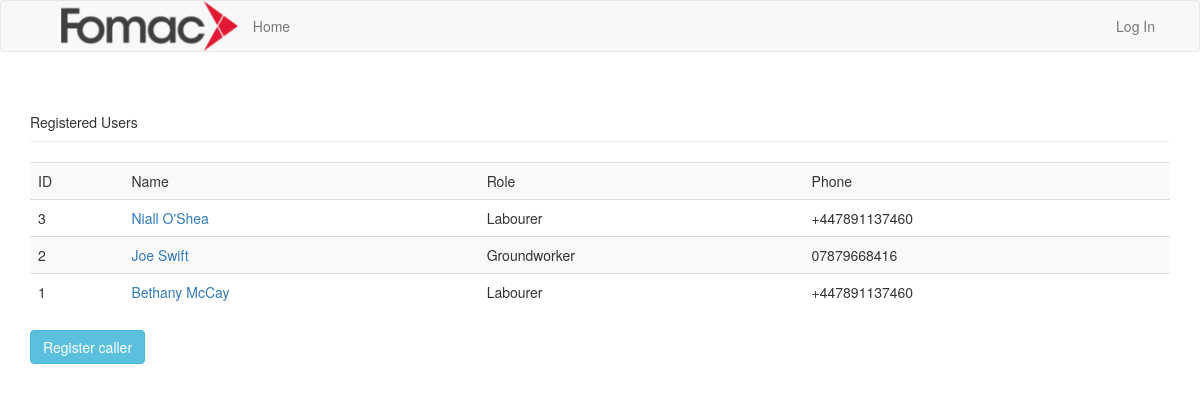
Page /reg/ on the earlier database version.
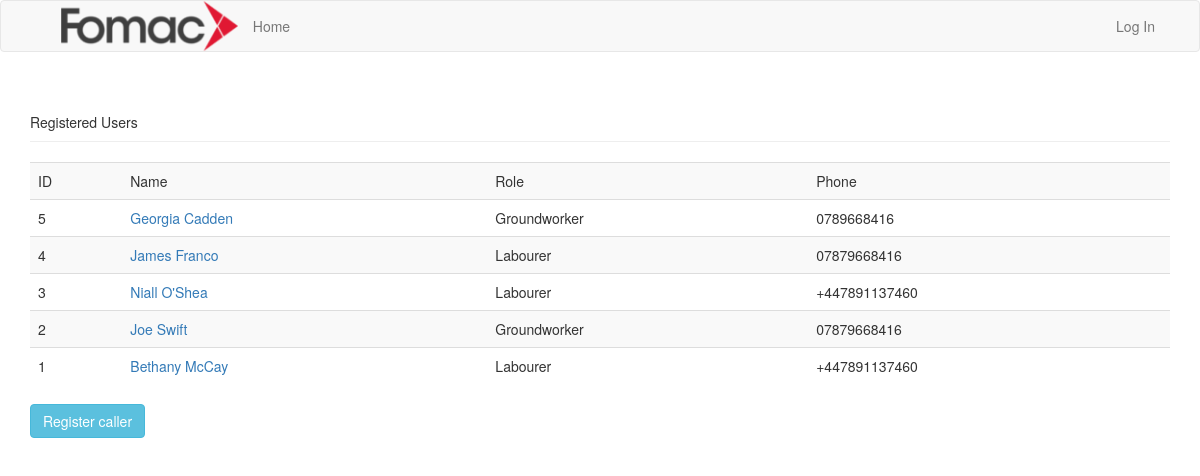
Same page on the later database version.
### app/models.py (models this page shows, shortened)
class User(db.Model):
    __tablename__ = 'users'
    id = db.Column(db.Integer, primary_key=True)
    registered = db.Column(db.DateTime, default=datetime.utcnow, index=True)
    name = db.Column(db.String(64))
    phone_1 = db.Column(db.String(64))
    phone_2 = db.Column(db.String(64))
    email = db.Column(db.String(64))
    notes = db.Column(db.Text)
    area = db.Column(db.String(64))
    postcode = db.Column(db.String(64))
    DoNotUse = db.Column(db.Boolean, default=False)
    role_id = db.Column(db.Integer, db.ForeignKey('roles.id'))
    nationality_id = db.Column(db.Integer, db.ForeignKey('nationality.id'))
    added_id = db.Column(db.Integer, db.ForeignKey('staff.id'))
    job_id = db.relationship('Job', backref='user', lazy='dynamic')

class Role(db.Model):
    __tablename__ = 'roles'
    id = db.Column(db.Integer, primary_key=True)
    name = db.Column(db.String(64))
    department = db.Column(db.String(16))
    rate = db.Column(db.String(16))
    users = db.relationship('User', backref='role', lazy='dynamic')
    job_id = db.relationship('Job', backref='role', lazy='dynamic')

### app/reg/views.py (the view)
@reg.route('/')
def index():
    registered = User.query.order_by(User.registered.desc())
    return render_template('reg/index.html', registered=registered)

### app/templates/reg/index.html (shortened to what this page needs)
{% extends "base.html" %}
{% block page_content %}
<div class="page-header">Registered Users</div>
<table class="table table-striped">
<tr>
    <td>ID</td>
    <td>Name</td>
    <td>Role</td>
    <td>Phone</td>
</tr>
{% for person in registered %}
<tr>
    <td>{{ person.id }}</td>
    <td><a href="{{ url_for('reg.profile', type='name', value=person.name) }}">{{ person.name }}</a></td>
    <td>{{ person.role.name }}</td>
    <td>{{ person.phone_1 }}</td>
</tr>
{% endfor %}
</table>
<p><a class="btn btn-info href="{{ url_for('reg.new') }}">Register caller</a></p>
{% endblock %}

### app/templates/base.html (shortened to what this page needs)
{% extends "bootstrap/base.html" %}
{% block head %}
{{ super() }}
{% endblock %}
{% block navbar %}
<div class="navbar navbar-default" role="navigation>">
<div class="fomac-logo" style="margin-left:5%"><a href="{{ url_for('main.index') }}" class="pull-left"><img height="50px" src="{{ url_for('static', filename='logo.png') }}"></a></div>
    <div class="container">
        <div class="navbar-collapse collapse">
            <ul class="nav navbar-nav">
                <li><a href="{{ url_for('main.index') }}">Home</a> </li>
            </ul>
            <ul class="nav navbar-nav navbar-right">
                {% if current_user.is_authenticated() %}
                <li class="dropdown">
                    <a href="#" class="dropdown-toggle" data-toggle="dropdown">
                        Account <b class="caret"></b>
                    </a>
                    <ul class="dropdown-menu">
                        <li><a href="{{ url_for('auth.staff', name=current_user.username) }}">Profile</a> </li>
                        <li><a href="{{ url_for('auth.edit_profile') }}">Edit Profile</a></li>
                        <li><a href="{{ url_for('auth.change_password') }}">Change Password</a></li>
                        <li role="separator" class="divider"></li>
                        <li><a href="{{ url_for('auth.logout') }}">Log Out</a></li>
                    </ul>
                </li>
                {% else %}
                <li><a href="{{ url_for('auth.login') }}">Log In</a></li>
                {% endif %}
            </ul>
        </div>
    </div>
</div>
{% endblock %}
{% block content %}
<div class="container">
    {% block page_content %}{% endblock %}
</div>
{% endblock %}

Differences in the rows shown:
added User: id "5", name "Georgia Cadden", role.name "Groundworker", phone_1 "0789668416"
added User: id "4", name "James Franco", role.name "Labourer", phone_1 "07879668416"
